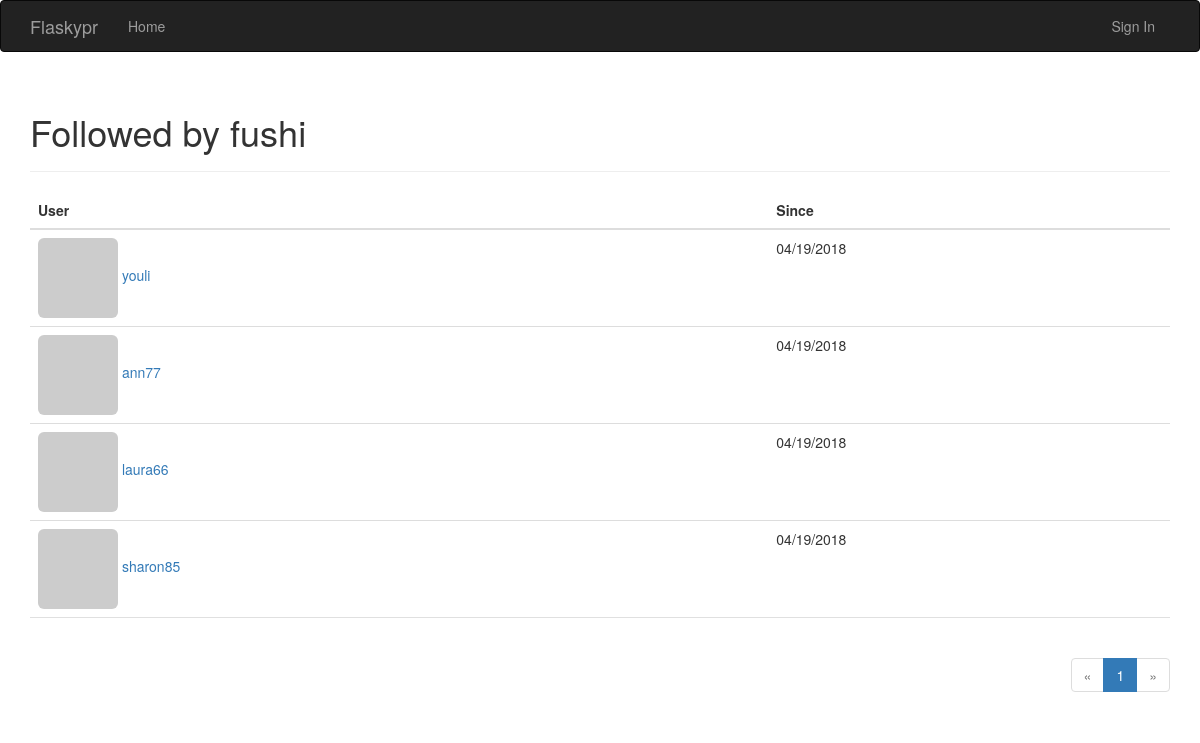
/followed_by/fushi, run on the app's committed database.
### app/models.py (models this page shows, shortened)
class User(UserMixin, db.Model):
    __tablename__ = 'users'
    id = db.Column(db.Integer, primary_key=True)
    username = db.Column(db.String(64), unique=True, index=True)
    email = db.Column(db.String(64), unique=True, index=True)
    role_id = db.Column(db.Integer, db.ForeignKey('roles.id'))
    password_hash = db.Column(db.String(128))
    confirmed = db.Column(db.Boolean, default=False)
    name = db.Column(db.String(64))
    location = db.Column(db.String(64))
    about_me = db.Column(db.Text())
    member_since = db.Column(db.DateTime(), default=datetime.datetime.utcnow)
    last_seen = db.Column(db.DateTime(), default=datetime.datetime.utcnow)
    avatar_hash = db.Column(db.String(32))
    posts = db.relationship('Post', backref='author', lazy='dynamic')
    followed = db.relationship('FollowT',
                               foreign_keys=[FollowT.follower_id],
                               backref=db.backref('follower', lazy='joined'),
                               lazy='dynamic', cascade='all, delete-orphan')
    followers = db.relationship('FollowT',
                                foreign_keys=[FollowT.followed_id],
                                backref=db.backref('followed', lazy='joined'),
                                lazy='dynamic',
                                cascade='all, delete-orphan')
    comments = db.relationship('Comment', backref='author', lazy='dynamic')
    @property
    def password(self):
        raise AttributeError('password is not a readable attribute')
    def gravatar(self, size=100, default='identicon', rating='g'):
        if request.is_secure:
            url = 'https://secure.gravatar.com/avatar'
        else:
            url = 'http://www.gravatar.com/avatar'
        hash = self.avatar_hash or hashlib.md5(self.email.encode('utf-8')).hexdigest()
        return '{url}/{hash}?s={size}&d={default}&r={rating}'.format(
            url=url, hash=hash, size=size, default=default, rating=rating
        )

class FollowT(db.Model):
    __tablename__ = 'followts'
    follower_id = db.Column(db.Integer, db.ForeignKey('users.id'),
                            primary_key=True)
    followed_id = db.Column(db.Integer, db.ForeignKey('users.id'),
                            primary_key=True)
    timestamp = db.Column(db.DateTime, default=datetime.datetime.utcnow)

### app/main/views.py (the view)
@main.route('/followed_by/<username>')
def followed_by(username):
    user = User.query.filter_by(username=username).first()
    if user is None:
        flash('Invalid user.')
        return redirect(url_for('.index'))
    page = request.args.get('page', 1, type=int)
    pagination = user.followed.paginate(
        page, per_page=current_app.config['FLASKY_FOLLOWERS_PER_PAGE'],
        error_out=False)
    follows = [{'user': item.followed, 'timestamp': item.timestamp}
               for item in pagination.items]
    return render_template('followers.html', user=user, title='Followed by',
                           endpoint='.followed_by', pagination=pagination, follows=follows)

### app/auth/views.py (called while the page is built)
@auth.before_app_request
def before_request():
    if current_user.is_authenticated:
        current_user.ping()
        if not current_user.confirmed \
            and request.endpoint[:5] != 'auth.'\
                and request.endpoint != 'static':
            return redirect(url_for('auth.unconfirmed'))

### app/main/__init__.py (called while the page is built)
@main.app_context_processor
def inject_permissions():
    return dict(Permission=Permission)

### app/models.py (called while the page is built)
    def can(self, permissions):
        return False

### app/templates/followers.html (shortened to what this page needs)
{% extends "base.html" %}
{% import "_macros.html" as macros %}
{% block page_content %}
<div class="page-header">
    <h1>{{ title }} {{ user.username }}</h1>
</div>
<table class="table table-hover followers">
    <thead><tr><th>User</th><th>Since</th></tr></thead>
    {% for follow in follows  %}
    {% if  user.username != follow.user.username %}
    <tr>
        <td>
            <a href="{{ url_for('.user', username = follow.user.username) }}">
                <img class="img-rounded" src="{{ follow.user.gravatar(size=32) }}">
                {{ follow.user.username }}
            </a>
        </td>
        <td>{{ moment(follow.timestamp).format('L') }}</td>
    </tr>
    {% endif %}
    {% endfor %}
</table>
<div class="pagination">
    {{ macros.pagination_widget(pagination, endpoint, username = user.username) }}
</div>
{% endblock %}

### app/static/styles.css (style rules this page uses)
div.pagination { width: 100%; text-align: right; padding: 0px; margin: 0px; }
.table.followers tr { border-bottom: 1px solid #e0e0e0; }

### data on the page
User: username "fushi"
User: user.username "youli"
FollowT: timestamp "04/19/2018"
User: user.username "ann77"
FollowT: timestamp "04/19/2018"
User: user.username "laura66"
FollowT: timestamp "04/19/2018"
User: user.username "sharon85"
FollowT: timestamp "04/19/2018"

### other printed values
{{ title }} "Followed by"
{{ p }} "1"
